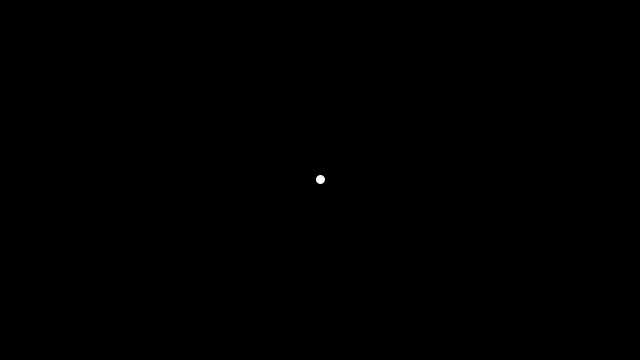
Frame 1 (no input)
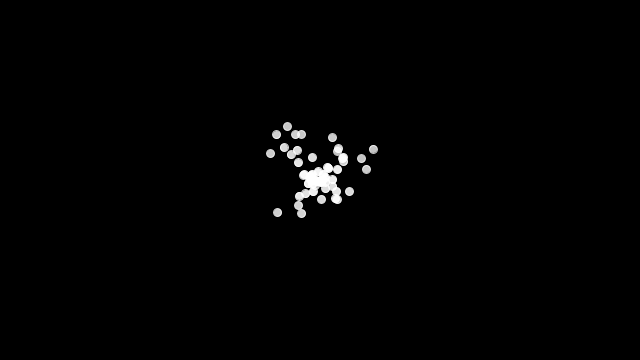
Frame 60 (the mouse pressed at the canvas centre just before this capture)
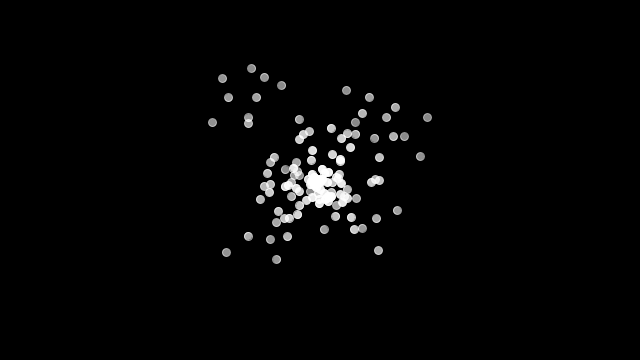
Frame 120 (the mouse held since frame 60 and released just before this capture)

The Processing sketch that drew these frames (run headless with seeded random() and noise(); from frame 60 on, the mouse is pressed at the canvas centre):

// Processing sketch: processing_133944
// ── processing_133944.pde

ParticleSystem ps;

void setup() {
  size(640,360);
  ps = new ParticleSystem(new PVector(width/2,height/2));
}

void draw() {
  background(0);
  ps.addParticle();
  ps.run();
}





// A simple Particle class

class Particle {
  PVector location;
  PVector velocity;
  PVector acceleration;
  float lifespan;

  Particle(PVector l) {
    acceleration = new PVector(0,0);
    velocity = new PVector(random(-1,1),random(-1,1));
    location = l.get();
    lifespan = 255.0;
  }

  void run() {
    update();
    display();
  }

  // Method to update location
  void update() {
    velocity.add(acceleration);
    location.add(velocity);
    lifespan -= 1.0;
  }

  // Method to display
  void display() {
    stroke(255,lifespan);
    fill(255,lifespan);
    ellipse(location.x,location.y,8,8);
  }
  
  // Is the particle still useful?
  boolean isDead() {
    if (lifespan < 0.0) {
      return true;
    } else {
      return false;
    }
  }
}




// A class to describe a group of Particles
// An ArrayList is used to manage the list of Particles 

class ParticleSystem {
  ArrayList<Particle> particles;
  PVector origin;

  ParticleSystem(PVector location) {
    origin = location.get();
    particles = new ArrayList<Particle>();
  }

  void addParticle() {
    particles.add(new Particle(origin));
  }

  void run() {
    for (int i = particles.size()-1; i >= 0; i--) {
      Particle p = particles.get(i);
      p.run();
      if (p.isDead()) {
        particles.remove(i);
      }
    }
  }
}
